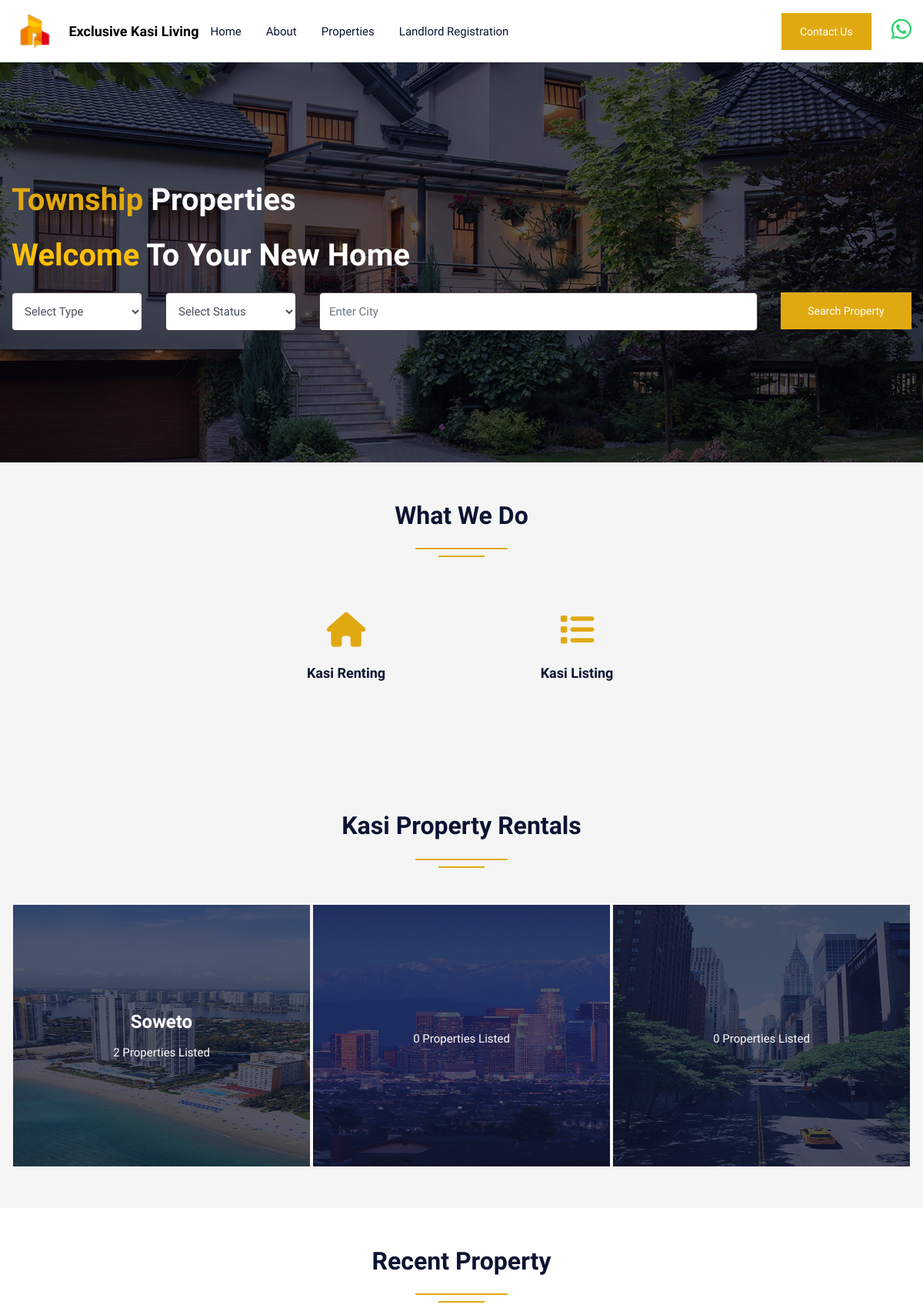
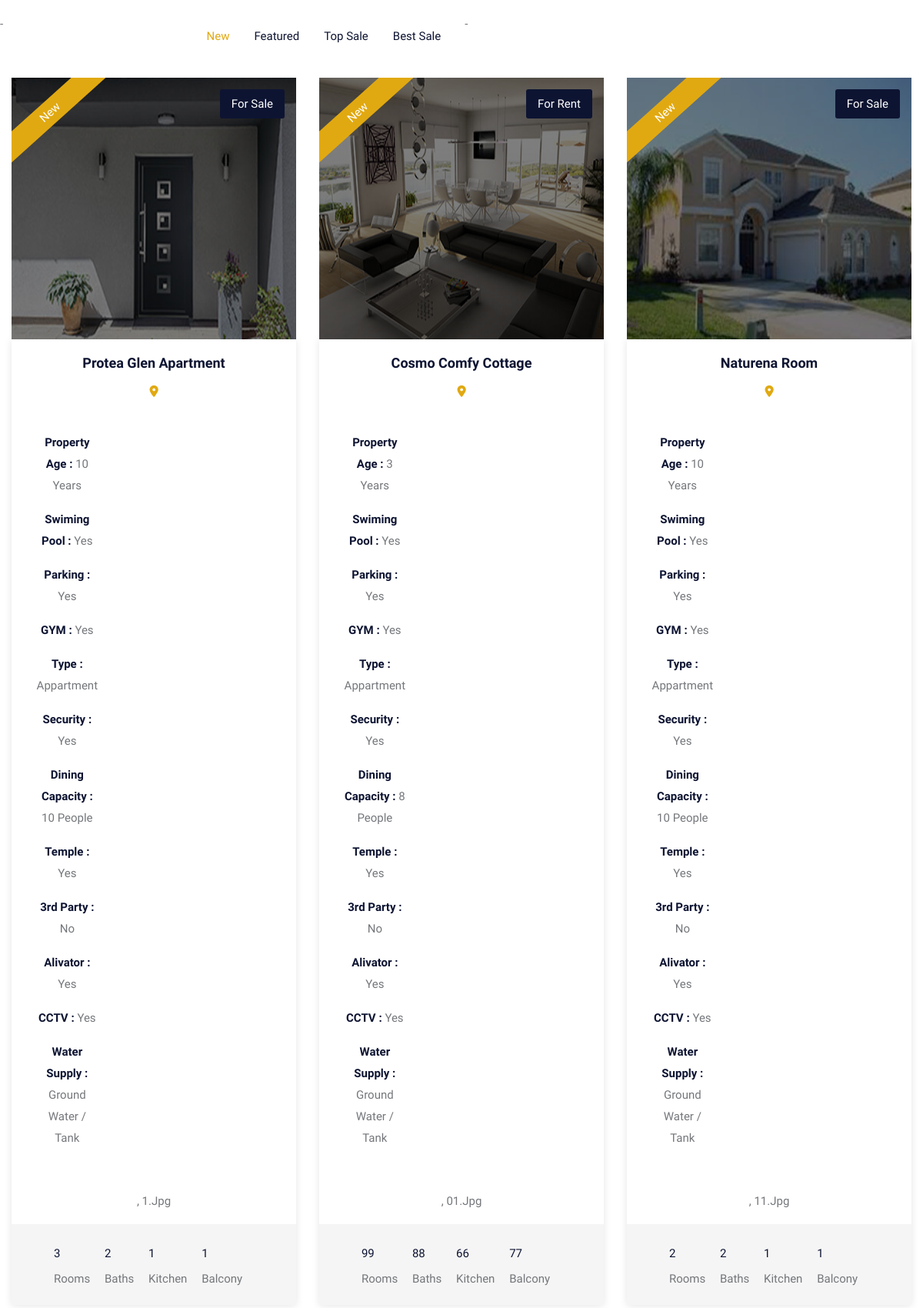
The page / (upper part) on the database its author committed (2 pictures, top to bottom).
### tables this page shows
CREATE TABLE `property` (
  `pid` int(50) NOT NULL,
  `title` varchar(200) NOT NULL,
  `pcontent` longtext NOT NULL,
  `type` varchar(100) NOT NULL,
  `bhk` varchar(50) NOT NULL,
  `stype` varchar(100) NOT NULL,
  `bedroom` int(50) NOT NULL,
  `bathroom` int(50) NOT NULL,
  `balcony` int(50) NOT NULL,
  `kitchen` int(50) NOT NULL,
  `hall` int(50) NOT NULL,
  `floor` varchar(50) NOT NULL,
  `size` int(50) NOT NULL,
  `price` int(50) NOT NULL,
  `location` varchar(200) NOT NULL,
  `city` varchar(100) NOT NULL,
  `state` varchar(100) NOT NULL,
  `feature` longtext NOT NULL,
  `pimage` varchar(300) NOT NULL,
  `pimage1` varchar(300) NOT NULL,
  `pimage2` varchar(300) NOT NULL,
  `pimage3` varchar(300) NOT NULL,
  `pimage4` varchar(300) NOT NULL,
  `uid` int(50) NOT NULL,
  `status` varchar(50) NOT NULL,
  `mapimage` varchar(300) NOT NULL,
  `topmapimage` varchar(300) NOT NULL,
  `groundmapimage` varchar(300) NOT NULL,
  `totalfloor` varchar(50) NOT NULL,
  `date` datetime NOT NULL DEFAULT current_timestamp()
);

### index.php (the view, shortened to what this page needs)
<!DOCTYPE html>
<html lang="en">
<head>
    <link rel="stylesheet" href="https://cdnjs.cloudflare.com/ajax/libs/animate.css/4.1.1/animate.min.css" />
    <link rel="stylesheet" href="https://cdnjs.cloudflare.com/ajax/libs/font-awesome/6.0.0-beta2/css/all.min.css"
 />
    <link rel="stylesheet" type="text/css" href="css/bootstrap.min.css">
    <link rel="stylesheet" type="text/css" href="css/bootstrap-slider.css">
    <link rel="stylesheet" type="text/css" href="css/jquery-ui.css">
    <link rel="stylesheet" type="text/css" href="css/layerslider.css">
    <link rel="stylesheet" type="text/css" href="css/color.css" id="color-change">
    <link rel="stylesheet" type="text/css" href="css/owl.carousel.min.css">
    <link rel="stylesheet" type="text/css" href="css/style.css">
    <link rel="stylesheet" href="css/peekobot.css">
</head>
<body>
    <div id="page-wrapper">
        <div class="row">
            <?php include("include/header.php");?>
            <div class="overlay-black w-100 slider-banner1 position-relative animate__animated animate__slideInDown"
                style="background-image: url('images/banner/04.jpg'); background-size: cover; background-position: center center; background-repeat: no-repeat;">
                <div class="container h-100">
                    <div class="row h-100 align-items-center">
                        <div class="col-lg-12">
                            <div class="text-white">
                                <h1 class="mb-4 animate__animated animate__slideInRight"><span
                                        class="text-primary">Township</span>
                                    Properties </h1>
                                <h1 class="mb-4 animate__animated animate__slideInLeft"><span
                                        class="text-warning">Welcome</span> <span>To Your</span>
                                    New Home</h1>
                                <form method="post" action="propertygrid.php">
                                    <div class="row">
                                        <div class="col-md-6 col-lg-2">
                                            <div class="form-group">
                                                <select class="form-control" name="type">
                                                    <option value="">Select Type</option>
                                                </select>
                                            </div>
                                        </div>
                                        <div class="col-md-6 col-lg-2">
                                            <div class="form-group">
                                                <select class="form-control" name="stype">
                                                    <option value="">Select Status</option>
                                                </select>
                                            </div>
                                        </div>
                                        <div class="col-md-8 col-lg-6">
                                            <div class="form-group">
                                                <input type="text" class="form-control" name="city"
                                                    placeholder="Enter City" required>
                                            </div>
                                        </div>
                                        <div class="col-md-4 col-lg-2">
                                            <div class="form-group">
                                                <button type="submit" name="filter" class="btn btn-primary w-100">Search
                                                    Property</button>
                                            </div>
                                        </div>
                                    </div>
                                </form>
                            </div>
                        </div>
                    </div>
                </div>
            </div>
            <div class="full-row bg-gray">
                <div class="container">
                    <div class="row">
                        <div class="col-lg-12">
                            <h2 class="text-secondary double-down-line text-center mb-5">What We Do</h2>
                        </div>
                    </div>
                    <div class="text-box-one">
                        <div class="row">
                            <div class="col-lg-3 col-md-6">
                            </div>
                            <div class="col-lg-3 col-md-6">
                                <div class="p-4 text-center hover-bg-white hover-shadow rounded mb-4 transation-3s">
                                    <i class="flaticon-for-rent fas fa-home text-primary flat-medium"
                                        aria-hidden="true"></i>
                                    <h5 class="text-secondary hover-text-primary py-3 m-0"><a href="#">Kasi Renting</a>
                                    </h5>
                                </div>
                            </div>
                            <div class="col-lg-3 col-md-6">
                                <div class="p-4 text-center hover-bg-white hover-shadow rounded mb-4 transation-3s">
                                    <i class="flaticon-list fas fa-list text-primary flat-medium"
                                        aria-hidden="true"></i>
                                    <h5 class="text-secondary hover-text-primary py-3 m-0"><a href="#">Kasi Listing</a>
                                    </h5>
                                </div>
                            </div>
                            <div class="col-lg-3 col-md-6">
                            </div>
                        </div>
                    </div>
                </div>
            </div>
            <div class="full-row bg-gray">
                <div class="container">
                    <div class="row">
                        <div class="col-lg-12">
                            <h2 class="text-secondary double-down-line text-center mb-5">Kasi Property Rentals</h2>
                        </div>
                    </div>
                    <div class="col-lg-12">
                        <div class="row">
                            <div class="col-md-6 col-lg-4 pb-1">
                                <div
                                    class="overflow-hidden position-relative overlay-secondary hover-zoomer mx-n13 z-index-9">
                                    <img src="images/thumbnail4/1.jpg" style="height:340px" alt="Kasi Property Rentals">
                                    <div class="text-white xy-center z-index-9 position-absolute text-center w-100">
                                        <?php
									$query=mysqli_query($con,"SELECT count(city) as prop_count, property.* FROM property where city like '%soweto%'");
										while($row=mysqli_fetch_assoc($query))
											{
									?>
                                        <h4 class="hover-text-primary text-capitalize"><a
                                                href="stateproperty.php?id=<?php echo $row['city']?>"><?php echo $row['city'];?></a>
                                        </h4>
                                        <span><?php
											$total = $row['prop_count'];
											echo $total;?> Properties Listed</span>
                                    </div>
                                    <?php } ?>
                                </div>
                            </div>
                            <div class="col-md-6 col-lg-4 pb-1">
                                <div
                                    class="overflow-hidden position-relative overlay-secondary hover-zoomer mx-n13 z-index-9">
                                    <img src="images/thumbnail4/2.jpg" style="height:340px" alt="Kasi Property Rentals">
                                    <div class="text-white xy-center z-index-9 position-absolute text-center w-100">
                                        <?php
									$query=mysqli_query($con,"SELECT count(city), property.* FROM property where city='Brakpan' or 'Soweto'");
										while($row=mysqli_fetch_array($query))
											{
									?>
                                        <span><?php
											$total = $row[0];
											echo $total;?> Properties Listed</span>
                                    </div>
                                    <?php } ?>
                                </div>
                            </div>
                            <div class="col-md-6 col-lg-4 pb-1">
                                <div
                                    class="overflow-hidden position-relative overlay-secondary hover-zoomer mx-n13 z-index-9">
                                    <img src="images/thumbnail4/3.jpg" style="height:340px" alt="Kasi Property Rentals">
                                    <div class="text-white xy-center z-index-9 position-absolute text-center w-100">
                                        <?php
									$query=mysqli_query($con,"SELECT count(city), property.* FROM property where city='alexandra' or 'Alexandra'");
										while($row=mysqli_fetch_array($query))
											{
									?>
                                        <span><?php
											$total = $row[0];
											echo $total;?> Properties Listed</span>
                                    </div>
                                    <?php } ?>
                                </div>
                            </div>
                        </div>
                    </div>
                </div>
            </div>
            <div class="full-row">
                <div class="container">
                    <div class="row">
                        <div class="col-md-12">
                            <h2 class="text-secondary double-down-line text-center mb-4">Recent Property</h2>
                        </div>
                        - <div class="col-md-6">
                        <ul class="nav property-btn float-right" id="pills-tab" role="tablist">
                            <li class="nav-item"> <a class="nav-link py-3 active" id="pills-home-tab" data-toggle="pill" href="#pills-home" role="tab" aria-controls="pills-home" aria-selected="true">New</a> </li>
                            <li class="nav-item"> <a class="nav-link py-3" id="pills-profile-tab" data-toggle="pill" href="#pills-profile" role="tab" aria-controls="pills-profile" aria-selected="false">Featured</a> </li>
                            <li class="nav-item"> <a class="nav-link py-3" id="pills-contact-tab2" data-toggle="pill" href="#pills-contact" role="tab" aria-controls="pills-contact" aria-selected="false">Top Sale</a> </li>
                            <li class="nav-item"> <a class="nav-link py-3" id="pills-contact-tab3" data-toggle="pill" href="#pills-resturant" role="tab" aria-controls="pills-contact" aria-selected="false">Best Sale</a> </li>
                        </ul>
                    </div> -
                        <div class="col-md-12">
                            <div class="tab-content mt-4" id="pills-tabContent">
                                <div class="tab-pane fade show active" id="pills-home" role="tabpanel"
                                    aria-labelledby="pills-home">
                                    <div class="row">
                                        <?php $query=mysqli_query($con,"SELECT property.*, user.uname,user.utype,user.uimage FROM `property`,`user` WHERE property.uid=user.uid ORDER BY date DESC LIMIT 9");
										while($row=mysqli_fetch_array($query))
										{
									?>
                                        <div class="col-md-6 col-lg-4">
                                            <div class="featured-thumb hover-zoomer mb-4">
                                                <div class="overlay-black overflow-hidden position-relative"> <img
                                                        src="admin/property/<?php echo $row['20'];?>" alt="pimage"
                                                        style="height:340px">
                                                    <div class="featured bg-primary text-white">New</div>
                                                    <div class="sale bg-secondary text-white text-capitalize">For
                                                        <?php echo $row['5'];?></div>
                                                </div>
                                                <div class="featured-thumb-data shadow-one text-center">
                                                    <div class="p-3">
                                                        <h5
                                                            class="text-secondary hover-text-primary mb-2 text-capitalize">
                                                            <a
                                                                href="propertydetail.php?pid=<?php echo $row['0'];?>"><?php echo $row['1'];?></a>
                                                        </h5>
                                                        <span class="location text-capitalize"><i
                                                                class="fas fa-map-marker-alt text-primary"></i>
                                                            <?php echo $row['17'] . ', ' . $row['18'];?></span>
                                                    </div>
                                                    <div class="bg-gray quantity px-4 pt-4 text-center">
                                                        <ul>
                                                            <li><span><?php echo $row['6'];?></span> Rooms</li>
                                                            <li><span><?php echo $row['7'];?></span> Baths</li>
                                                            <li><span><?php echo $row['9'];?></span> Kitchen</li>
                                                            <li><span><?php echo $row['8'];?></span> Balcony</li>
                                                        </ul>
                                                    </div>
                                                </div>
                                            </div>
                                        </div>
                                        <?php } ?>
                                    </div>
                                </div>
                            </div>
                        </div>
                    </div>
                </div>
            </div>
        </div>
    </div>
</body>
</html>

### css/color.css (style rules this page uses)
:root { --theme-ordinary-color: #74777b; }
:root { --theme-primary-color: #e1a911; }
:root { --theme-secondary-color: #0d1432; }
:root { --theme-white-color: #fff; }
:root { --theme-light-color: #f8f8f8; }
:root { --theme-gray-color: #f5f5f5; }
:root { --theme-footer-color: #091b4b; }
:root { --theme-dark-color: #091b4b; }
:root { --text-light-color: #a3a7af; }
:root { --theme-primary-opacity-color: rgba(11, 191, 141, .8); }
:root { --theme-secondary-opacity-color: rgba(13,20,50,0.7); }
:root { --theme-white-opacity-color: rgba(255, 255, 255, 0.3); }
:root { --theme-dark-opacity-color: rgba(0, 0, 0, 0.5); }
:root { --theme-ordinary-font: 'Muli', sans-serif; }
:root { --theme-highlight-font: 'Comfortaa', cursive; }

### index.php (style rules this page uses)
:root { --peekobot-height: 80vh; --peekobot-avatar: url(); }

### rows shown on the page
property: city "Soweto", total "2"
property: pimage2 (picture), stype "Sale", title "Protea Glen Apartment", feature "Property Age : 10 Years Swiming Pool : Yes Parking : Yes GYM : Yes Type : Appartment Security : Yes Dining Capacity : 10 People Temple : Yes 3rd Party : No Alivator : Yes CCTV : Yes Water Supply : Ground Water / Tank", pimage "1.jpg", bedroom "3", bathroom "2", kitchen "1", balcony "1"
property: pimage2 (picture), stype "Rent", title "Cosmo Comfy Cottage", feature "Property Age : 3 Years Swiming Pool : Yes Parking : Yes GYM : Yes Type : Appartment Security : Yes Dining Capacity : 8 People Temple : Yes 3rd Party : No Alivator : Yes CCTV : Yes Water Supply : Ground Water / Tank", pimage "01.jpg", bedroom "99", bathroom "88", kitchen "66", balcony "77"
property: pimage2 (picture), stype "Sale", title "Naturena Room", feature "Property Age : 10 Years Swiming Pool : Yes Parking : Yes GYM : Yes Type : Appartment Security : Yes Dining Capacity : 10 People Temple : Yes 3rd Party : No Alivator : Yes CCTV : Yes Water Supply : Ground Water / Tank", pimage "11.jpg", bedroom "2", bathroom "2", kitchen "1", balcony "1"

### other values the page prints
$total "0"
